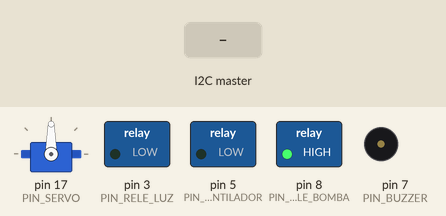
This sketch was run on a simulated Arduino Uno, built with avr-gcc and run on an emulated ATmega328P. On the bench: servo, switched loads named in the sketch (green lamp = pin HIGH), buzzer (waves = sounding, pin HIGH). Inputs (shaded band) come from the test bench.

Above: at 1.2 s.
1.3 s: the I2C master sends the byte 1
At 5.7 s:
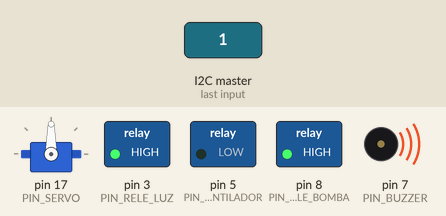
12.1 s: the I2C master sends the byte 0
At 15.7 s:
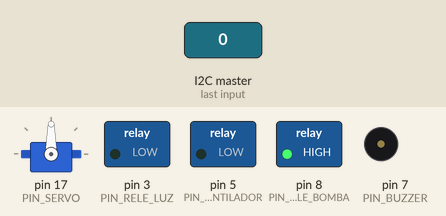
Timing chart, 0 to 17.2 s (numbered marks = the images above; inputs shaded):
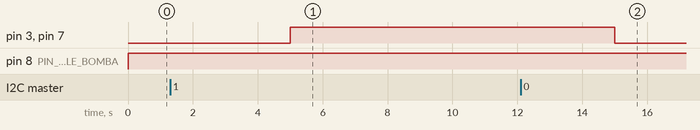

Measured:
- after the input at 1.3 s, pin 3 (PIN_RELE_LUZ), pin 7 (PIN_BUZZER): LOW → HIGH after 3.7 s
- after the input at 12.1 s, pin 3 (PIN_RELE_LUZ), pin 7 (PIN_BUZZER): HIGH → LOW after 2.9 s

The sketch:

Esclavo.ino
```cpp
#include <Wire.h>    // Biblioteca para comunicación I2C
#include <Servo.h>   // Biblioteca para control de servomotor
#include <Keypad.h>  // Biblioteca para el teclado matricial 4x4

// Definición de pines de actuadores
#define PIN_RELE_LUZ 3   // Relé para controlar iluminación inteligente
#define PIN_RELE_VENTILADOR 5  // Relé para activar ventilador
#define PIN_BUZZER 7    // Buzzer para sistema de alarma
#define PIN_SERVO 17    // Servomotor para control de acceso
#define PIN_RELE_BOMBA 8  // Relé para activar bomba de agua (riego automático)

// Configuración del teclado matricial
const byte FILAS = 4, COLUMNAS = 4;
char teclas[FILAS][COLUMNAS] = {
    {'1', '2', '3', 'A'},
    {'4', '5', '6', 'B'},
    {'7', '8', '9', 'C'},
    {'*', '0', '#', 'D'}
};
byte pinesFilas[FILAS] = {9, 10, 11, 12}, pinesColumnas[COLUMNAS] = {13, 14, 15, 16};

Keypad teclado = Keypad(makeKeymap(teclas), pinesFilas, pinesColumnas, FILAS, COLUMNAS);
Servo motorPuerta;

// Código de acceso
String codigoIngresado = "";  // Variable para almacenar el código ingresado
String codigoCorrecto = "1234";  // Código de acceso correcto

// Variables para recibir datos del Arduino Maestro
int estadoMovimiento, temperatura, nivelLuz, humedadSuelo;

void setup() {
    Wire.begin(8); // Configurar Arduino como esclavo con dirección 8
    Wire.onReceive(recibirDatos); // Función que se ejecuta cuando recibe datos del maestro

    // Configuración de actuadores
    pinMode(PIN_RELE_LUZ, OUTPUT);
    pinMode(PIN_RELE_VENTILADOR, OUTPUT);
    pinMode(PIN_BUZZER, OUTPUT);
    pinMode(PIN_RELE_BOMBA, OUTPUT);

    motorPuerta.attach(PIN_SERVO);
}

void recibirDatos(int numBytes) {
    // Leer los datos enviados por el maestro
    estadoMovimiento = Wire.read();
    temperatura = Wire.read();
    nivelLuz = Wire.read();
    humedadSuelo = Wire.read();
}

void loop() {
    // Control de Iluminación Inteligente
    if (estadoMovimiento == HIGH && nivelLuz < 500) {
        digitalWrite(PIN_RELE_LUZ, HIGH);  // Encender luz si hay movimiento y poca luz
    } else {
        digitalWrite(PIN_RELE_LUZ, LOW);   // Apagar luz
    }

    // Control de Ventilación
    if (temperatura > 28) {
        digitalWrite(PIN_RELE_VENTILADOR, HIGH);  // Activar ventilador si temperatura alta
    } else {
        digitalWrite(PIN_RELE_VENTILADOR, LOW);   // Apagar ventilador
    }

    // Sistema de Seguridad y Alarma
    if (estadoMovimiento == HIGH) {
        digitalWrite(PIN_BUZZER, HIGH);  // Activar alarma si detecta movimiento
    } else {
        digitalWrite(PIN_BUZZER, LOW);   // Apagar alarma
    }

    // Riego Automático
    if (humedadSuelo < 400) { // Si la humedad del suelo es baja, activar bomba
        digitalWrite(PIN_RELE_BOMBA, HIGH);
        delay(5000); // Riego por 5 segundos
        digitalWrite(PIN_RELE_BOMBA, LOW);
    }

    // Control de Acceso con Código de Seguridad
    char teclaPresionada = teclado.getKey(); // Capturar la tecla presionada
    if (teclaPresionada) {
        codigoIngresado += teclaPresionada;
        if (codigoIngresado.length() == 4) {  // Se ingresaron 4 dígitos
            if (codigoIngresado == codigoCorrecto) {
                motorPuerta.write(90);  // Desbloquear puerta
                delay(3000);
                motorPuerta.write(0);   // Bloquear puerta después de 3 segundos
            }
            codigoIngresado = "";  // Reiniciar código ingresado
        }
    }
}
```
